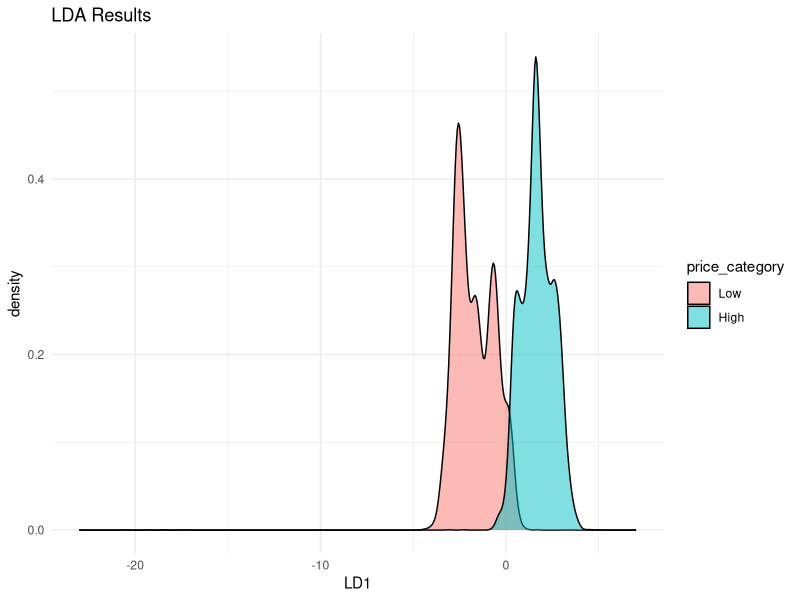

Recreate this plot in R.
# Load required libraries
library(ggplot2)
library(MASS)

# Load the diamonds dataset and store it as 'diamonds_data'
data("diamonds")
diamonds_data <- diamonds
attach(diamonds_data)

# Standardize the numerical features
numerical_features <- c("carat", "depth", "table", "x", "y", "z")
diamonds_data[, numerical_features] <- scale(diamonds_data[, numerical_features])

# Create a categorical target variable based on price
diamonds_data$price_category <- cut(diamonds_data$price, 
                                    breaks = c(0, quantile(diamonds_data$price, 0.5), max(diamonds_data$price)), 
                                    labels = c("Low", "High"))

# Use 70% of dataset as training set and remaining 30% as testing set
sample <- sample(c(TRUE, FALSE), nrow(diamonds_data), replace = TRUE, prob = c(0.7, 0.3))
train <- diamonds_data[sample, ]
test <- diamonds_data[!sample, ] 

# Perform LDA for data classification
lda_model <- lda(price_category ~ ., data = train)

# use LDA model to make predictions on test data
predicted <- predict(lda_model, test)

# Calculate accuracy
accuracy <- mean(predicted$class == test$price_category)
cat("Accuracy:", accuracy * 100, "%\n")

# Create a plot using ggplot2 with LD1 and LD2
lda_results <- data.frame(LD1 = predict(lda_model)$x)
lda_results$price_category <- train$price_category

ggplot(lda_results, aes(x = LD1, fill = price_category)) +
  geom_density(alpha = 0.5) +
  labs(x = "LD1", title = "LDA Results") +
  theme_minimal()
#Way 2

# Perform LDA for data classification with "cut" as the target
lda_model_cut <- lda(cut ~ ., data = train)

# Predict on the test data
predicted_cut <- predict(lda_model_cut, test)

# Calculate accuracy
accuracy_cut <- mean(predicted_cut$class == as.character(test$cut))
cat("Accuracy (Cut as Target):", accuracy_cut * 100, "%\n")


#Way 3

# Perform LDA for data classification with "color" as the target
lda_model_color <- lda(color ~ ., data = train)

# Predict on the test data
predicted_color <- predict(lda_model_color, test)

# Calculate accuracy
accuracy_color <- mean(as.character(predicted_color$class) == as.character(test$color))
cat("Accuracy (Color as Target):", accuracy_color * 100, "%\n")

#Way 4
# Perform LDA for data classification with "clarity" as the target
lda_model_clarity <- lda(clarity ~ ., data = train)

# Predict on the test data
predicted_clarity <- predict(lda_model_clarity, test)

# Calculate accuracy
accuracy_clarity <- mean(as.character(predicted_clarity$class) == as.character(test$clarity))
cat("Accuracy (Clarity as Target):", accuracy_clarity * 100, "%\n")


#Way 5
# Perform LDA for data classification with "table" as the target
lda_model_table <- lda(table ~ ., data = train)

# Predict on the test data
predicted_table <- predict(lda_model_table, test)

# Calculate accuracy
accuracy_table <- mean(as.character(predicted_table$class) == as.character(test$table))
cat("Accuracy (Table as Target):", accuracy_table*100,"%\n")




